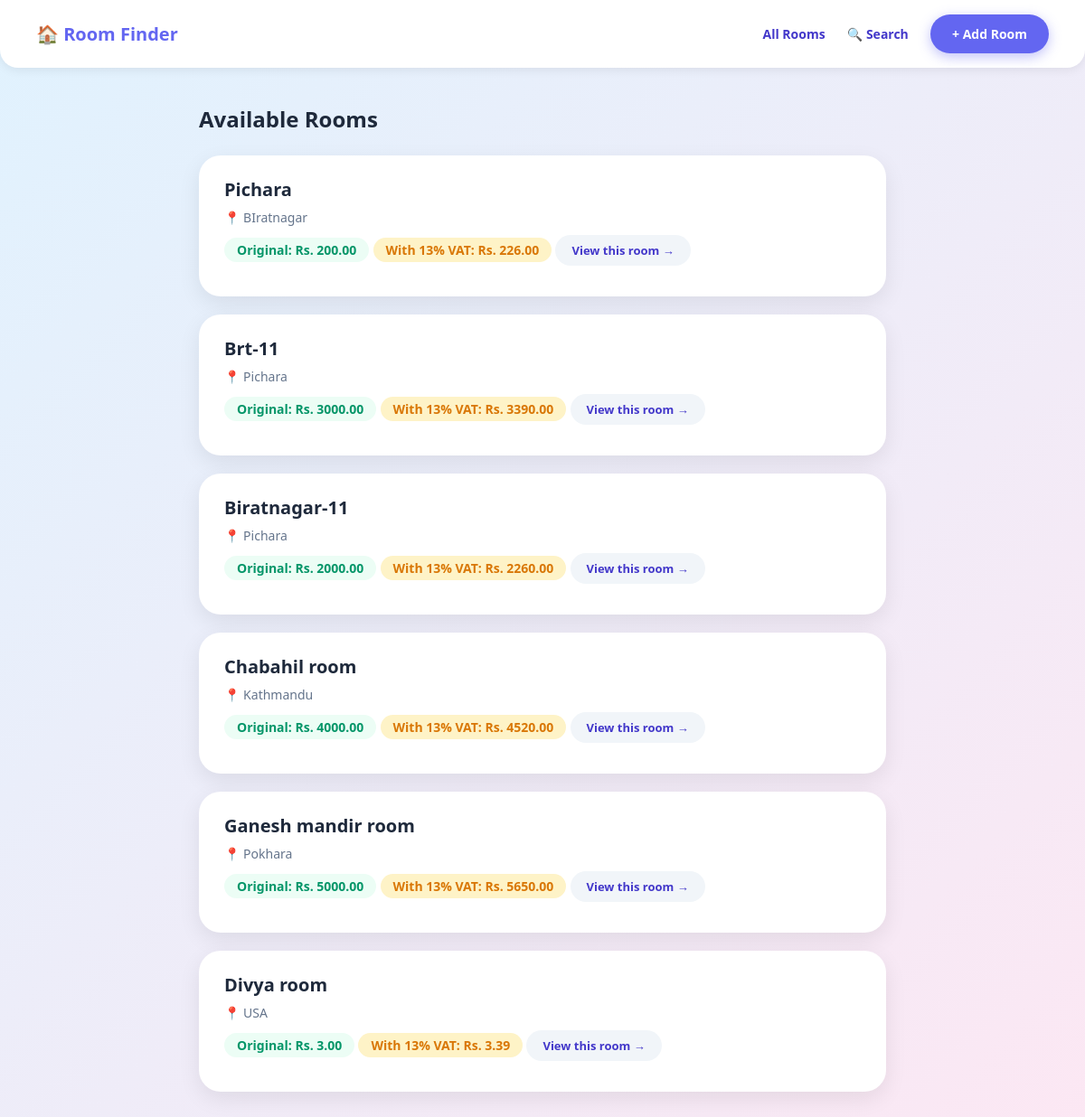
Before: / with the older database file.
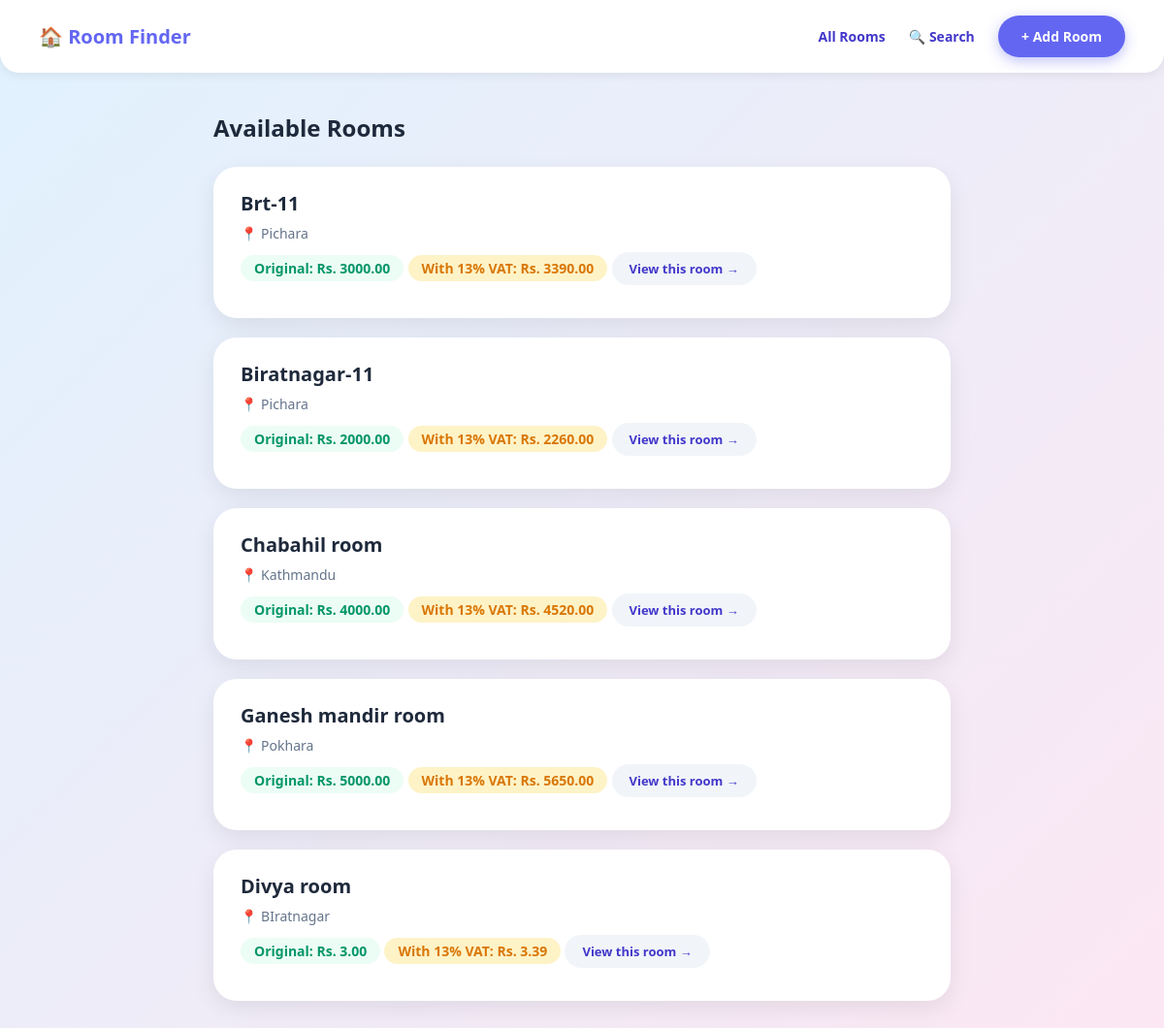
After: the same page with the newer database file.
### core/models.py (models this page shows, shortened)
class Room(models.Model):
    title = models.CharField(max_length=200)
    description = models.TextField()
    location = models.CharField(max_length=200)
    price = models.DecimalField(max_digits=10, decimal_places=2)
    slug = models.SlugField(unique=True)

### core/views.py (the view)
# urls.py: path('', views.room_list, name='room_list'),
def room_list(request):
    all_rooms = Room.objects.all()
    context = {'all_rooms': all_rooms}
    return render(request, 'core/room_list.html', context)

### core/templatetags/custom_tags.py (called while the page is built)
@register.filter
def add_tax(price, tax_rate):
    try:
        tax_amount = float(price) * (float(tax_rate) / 100)
        total = float(price) + tax_amount
        return f"Rs. {total:.2f}"
    except (ValueError, TypeError):
        return price

### templates/core/room_list.html (shortened to what this page needs)
{% extends 'core/base.html' %}
{% load custom_tags %}
{% block content %}
    <h2 style="font-size:24px; font-weight:700; color:#1e293b; margin-bottom:24px;">
        Available Rooms
    </h2>
    {% for room in all_rooms %}
        <div class="room-bubble">
            <h3>{{ room.title }}</h3>
            <p class="location">📍 {{ room.location }}</p>
            <p class="price">
                Original: Rs. {{ room.price|floatformat:2 }}
            </p>
            <p class="price" style="background:#fef3c7; color:#d97706;">
                With 13% VAT: {{ room.price|add_tax:13 }}
            </p>
            <a class="view-btn" href="{% url 'room_detail' room.slug %}">
                View this room →
            </a>
        </div>
    {% empty %}
        <div class="empty-bubble">Haal samma kunai room chaina.</div>
    {% endfor %}
{% endblock %}

### templates/core/base.html (shortened to what this page needs)
<!DOCTYPE html>
<html lang="en">
<head>
</head>
<body>
    {% include 'core/navbar.html' %}
    <div class="container">
        {% block content %}{% endblock %}
    </div>
</body>
</html>

### templates/core/navbar.html
<nav>
    <span class="logo">🏠 Room Finder</span>
    <div>
        <a href="{% url 'room_list' %}">All Rooms</a>
        <a href="{% url 'room_search' %}">🔍 Search</a>
        <a href="{% url 'room_create' %}" class="btn-pill">+ Add Room</a>
    </div>
</nav>

### templates/core/base.html (style rules this page uses)
* { box-sizing: border-box; margin: 0; padding: 0; }
body { font-family: 'Segoe UI', Arial, sans-serif; background: linear-gradient(135deg, #e0f2fe, #fce7f3); min-height: 100vh; padding: 0 0 40px 0; }
nav { background: #ffffff; padding: 16px 40px; display: flex; justify-content: space-between; align-items: center; box-shadow: 0 2px 12px rgba(0,0,0,0.08); border-radius: 0 0 20px 20px; margin-bottom: 40px; }
nav .logo { font-size: 20px; font-weight: 700; color: #6366f1; }
nav a { color: #4338ca; text-decoration: none; font-weight: 600; font-size: 14px; margin-left: 20px; }
.container { max-width: 800px; margin: 0 auto; padding: 0 20px; }
.btn-pill { display: inline-block; background: #6366f1; color: #fff; padding: 12px 24px; border-radius: 999px; text-decoration: none; font-weight: 600; font-size: 14px; box-shadow: 0 4px 14px rgba(99,102,241,0.4); transition: transform 0.2s ease; }
.room-bubble { background: #ffffff; border-radius: 24px; padding: 24px 28px; margin-bottom: 20px; box-shadow: 0 8px 24px rgba(0,0,0,0.08); transition: transform 0.2s ease, box-shadow 0.2s ease; }
.room-bubble h3 { margin: 0 0 8px; font-size: 20px; color: #1e293b; }
.room-bubble .location { color: #64748b; font-size: 14px; margin-bottom: 10px; }
.room-bubble .price { display: inline-block; background: #ecfdf5; color: #059669; padding: 4px 14px; border-radius: 999px; font-weight: 700; font-size: 14px; margin-bottom: 14px; }
.view-btn { display: inline-block; background: #f1f5f9; color: #4338ca; padding: 8px 18px; border-radius: 999px; text-decoration: none; font-size: 13px; font-weight: 600; }

Changed rows visible on the page:
removed Room: title "Pichara", location "BIratnagar", price "200.00", price|add_tax "Rs. 226.00"
changed Room "Divya room": location "USA" → "BIratnagar"
